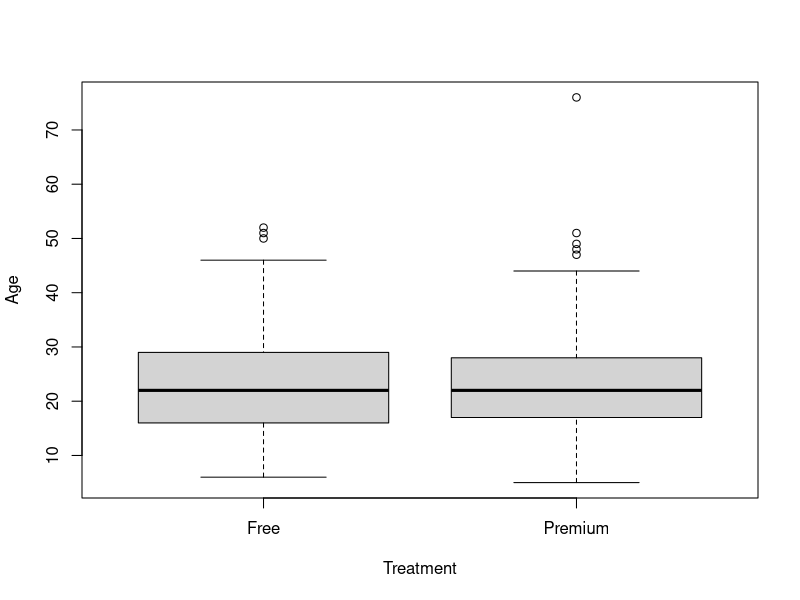
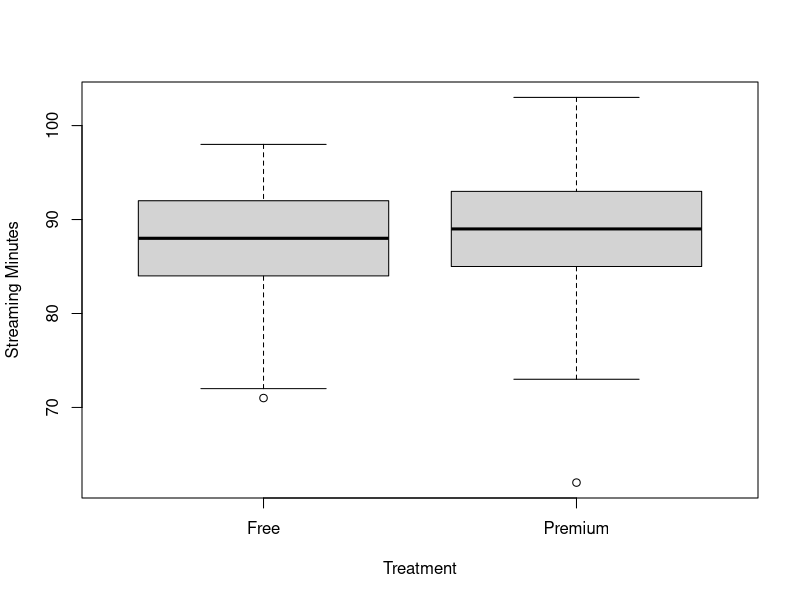

R code for these plots, in order:
library(pwr)
library(purrr)

inv.logit <- function(x) {
    1 / (1 + exp(-x))
}

data_causal_inf <- function(n, tau = 1, b = 2, base = 100) {
    ## DGP
    age <- rnbinom(n, 10, 0.3)
    ps <- inv.logit(0.2*(age- mean(age)))
    Y0s <- round(base + b * age + rnorm(n, 0, 3))
    Y1s <- round(Y0s + tau)
    Z <- map_dbl(ps, ~ sample(c(0,1), 1, F, c(1-., .)))
    Y <- Z * Y1s + (1-Z) * Y0s
    return(list(age = age, Y = Y, Z = Z, ps = ps))
}

data_causal_inf_rand_exp <- function(n, tau = 1, b = 2, base = 100) {
    ## DGP
    age <- rnbinom(n, 10, 0.3)
    ps <- inv.logit(0.2*(age- mean(age)))
    Y0s <- round(base + b * age + rnorm(n, 0, 3))
    Y1s <- round(Y0s + tau)
    Z <- rbinom(n, 1, 0.5)
    Y <- Z * Y1s + (1-Z) * Y0s
    return(list(age = age, Y = Y, Z = Z, ps = ps))
}

set.seed(7)
n <- 500

causal_int_obs <- data_causal_inf(n, tau = 0.9123, b = - 1.0314)

Age <- causal_int_obs$age; StreamingMinutes <- causal_int_obs$Y; AccountType <- ifelse(causal_int_obs$Z, "Premium", "Free")
musicfi <- data.frame(Age, AccountType, StreamingMinutes)

causal_int_obsrand <- data_causal_inf_rand_exp(n=500, tau = 0.9123, b = - 0.5314)

Age <- causal_int_obsrand$age; StreamingMinutes <- causal_int_obsrand$Y; AccountType <- ifelse(causal_int_obsrand$Z, "Premium", "Free")
musicfiExp <- data.frame(Age, AccountType, StreamingMinutes)

head(musicfiExp)

boxplot(musicfiExp$Age ~ musicfiExp$AccountType, ylab = "Age", xlab = "Treatment")

boxplot(StreamingMinutes ~ AccountType, ylab = "Streaming Minutes", xlab = "Treatment")
t.test(musicfiExp$StreamingMinutes ~ musicfiExp$AccountType)
